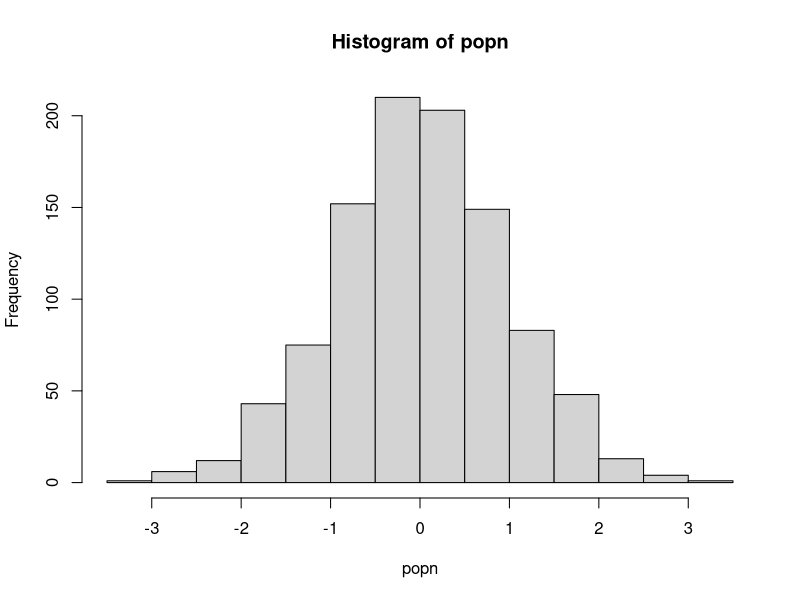

Generate this figure with R:
######## Functions #########

## A function to take a sample size of n from a population "popn" and return its mean 
myexperiment <- function(popn,n){
    pop_sample <- sample(popn, n, replace = FALSE) # replace = FALSE- numbers not put back into sample size after being picked
    return(mean(pop_sample))
}

## Calculate means using a for loop without preallocation: 
loopy_sample1 <- function(popn, n, num){
    result1 <- vector() #Initialise empty vector of size 1
    for (i in 1:num){
        result1 <- c(result1, myexperiment(popn, n))
    }
    return(result1)
}

## To run "num" iterations of the experiment using a for loop on a vector with preallocation:
loopy_sample2 <- function(popn, n, num){
    result2 <- vector(,num) #Preallocate expected size 
    for(i in 1:num){
        result2[i] <- myexperiment(popn, n)
    }
    return(result2)
}

## To run "num" iterations of the experiment using a for loop on a list with preallocation
loopy_sample3 <- function(popn, n, num){
    result3 <- vector("list", num) # Preallocate expected size
    for(i in 1:num){
        result3[[i]] <- myexperiment(popn, n)
    }
    return(result3)
}

## To run "num" iterations of the experiment using vectorisation with lapply:
lapply_sample <- function(popn, n, num){
    result4 <- lapply(1:num, function(i) myexperiment(popn, n))
    return(result4)
}

## To run "num" iterations of the experiment using vectorization with sapply: 
    sapply_sample <- function(popn, n, num){
        result5 <- lapply(1:num, function(i) myexperiment(popn,n))
        return(result5)
    }

popn <- rnorm(1000) # generate a population
hist(popn)

## Run and time different functions

n <- 20 # sampe size for each experiment
num <- 1000 # Number of times to rerun the experiment

print("The loopy, none-preallocation approach takes:" )
print(system.time(loopy_sample1(popn, n, num)))

print("The loopy, but with preallocation approach takes:" )
print(system.time(loopy_sample2(popn, n, num)))

print("The loopy, non-preallocation approach on a list takes:" )
print(system.time(loopy_sample3(popn, n, num)))

print("THe vectorized sapply approach takes:" )
print(system.time(sapply_sample(popn, n, num)))

print("The vectorized lapply approach takes:" )
print(system.time(lapply_sample(popn, n, num)))